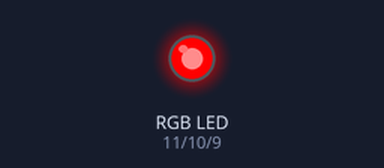
A sketch run on a simulated Arduino Uno, built with avr-gcc and run on an emulated ATmega328P. On the bench: an RGB LED mixed from three pins (HIGH = lit). Dim RGB values are drawn brighter than linear.

Above: at 0.05 s.
At 0.15 s:
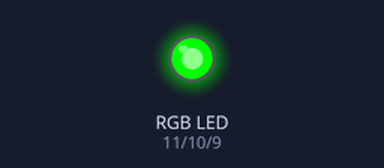
At 0.25 s:
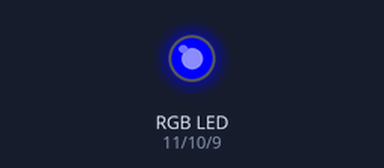
At 0.35 s:
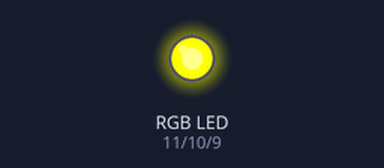
At 0.45 s:
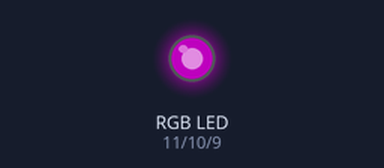
At 0.55 s:
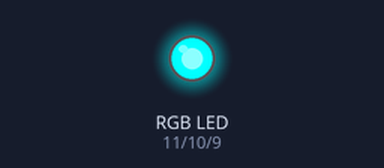
Timing chart, 0 to 3.0 s (numbered marks = the images above):
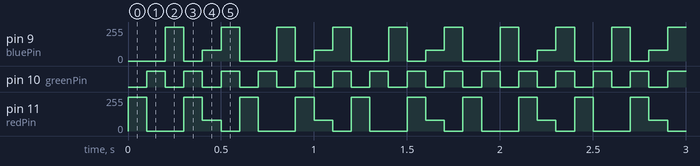

Measured:
- by itself, pin 9 (bluePin): repeats every 0.60 s: 0/255 0.10 s, 80/255 0.10 s, 255/255 0.10 s, 0/255 0.20 s, 255/255 0.10 s
- by itself, pin 10 (greenPin): alternates HIGH for 0.10 s and LOW for 0.10 s
- by itself, pin 11 (redPin): repeats every 0.60 s: 0/255 0.20 s, 255/255 0.10 s, 80/255 0.10 s, 0/255 0.10 s, 255/255 0.10 s

The sketch:

SimpleRgb.ino
```cpp
int redPin = 11;
int greenPin = 10;
int bluePin = 9;

void setup()
{
  pinMode(redPin, OUTPUT);
  pinMode(greenPin, OUTPUT);
  pinMode(bluePin, OUTPUT);
}

void loop()
{
  setColor(255, 0, 0);  // red
  delay(100);
  setColor(0, 255, 0);  // green
  delay(100);
  setColor(0, 0, 255);  // blue
  delay(100);
  setColor(255, 255, 0);  // yellow
  delay(100);
  setColor(80, 0, 80);  // purple
  delay(100);
  setColor(0, 255, 255);  // aqua
  delay(100);
}

void setColor(int red, int green, int blue)
{
  analogWrite(redPin, red);
  analogWrite(greenPin, green);
  analogWrite(bluePin, blue);
}
```
